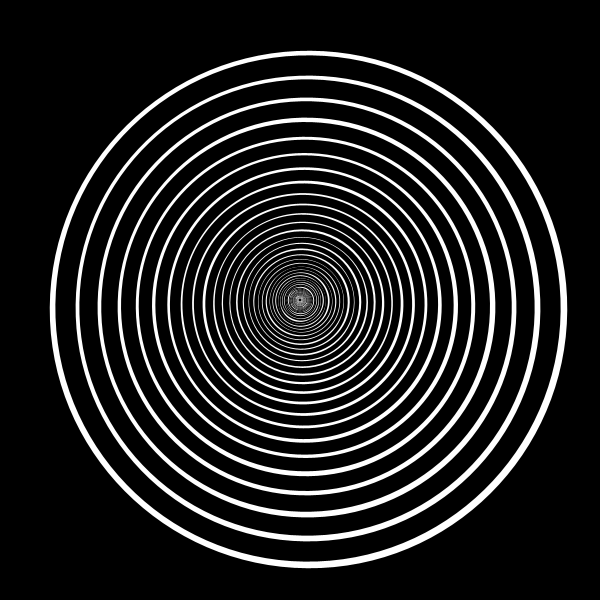
Frame 1 (no input)
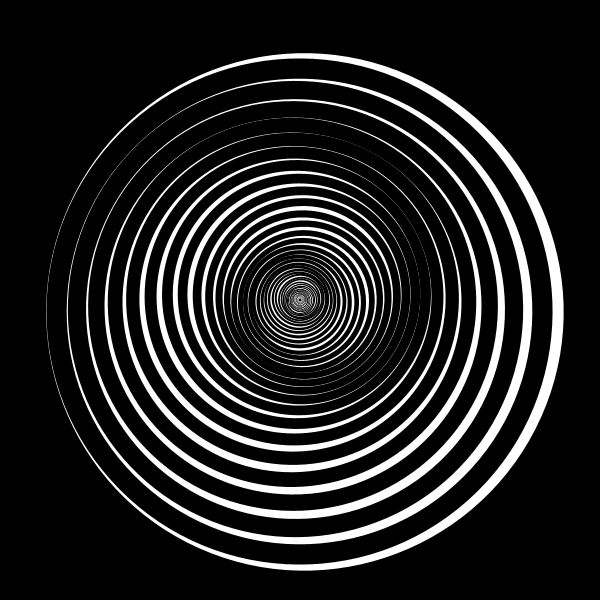
Frame 60 (the mouse pressed at the canvas centre just before this capture)
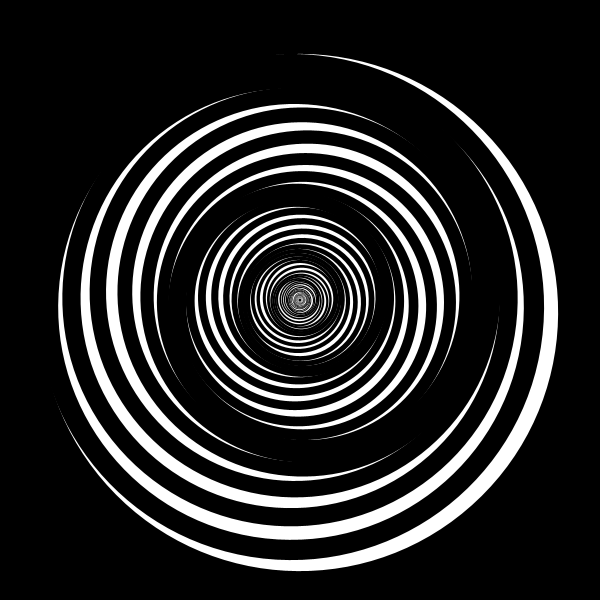
Frame 120 (the mouse held since frame 60 and released just before this capture)

The Processing sketch that drew these frames (run headless with seeded random() and noise(); from frame 60 on, the mouse is pressed at the canvas centre):

// Processing sketch: processing_143316
// ── processing_143316.pde

float angle;
 
void setup()
{
size(600,600);
}
 
void draw()
{
background(0);
angle += 0.007;  
strokeWeight(25);
stroke(0);
fill(255);
 
translate(width/2,height/2);
 
for (int i=0; i<100; i++){
   
rotate(angle);
scale(0.9);
ellipseMode(CENTER);
ellipse(10,10,600,600);
}

}
